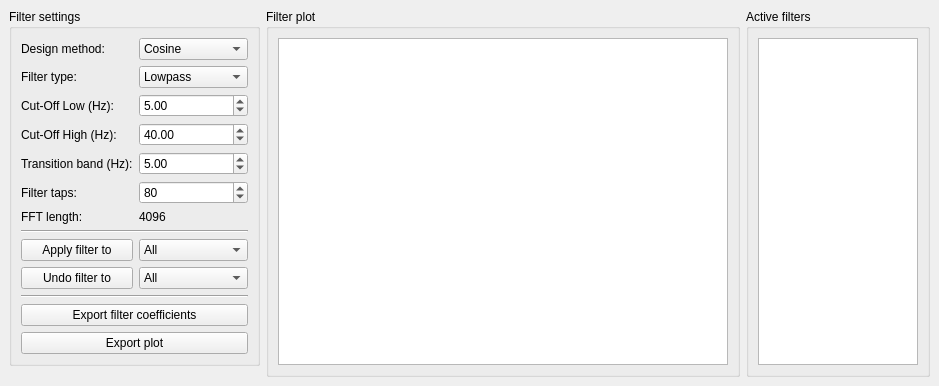
<?xml version="1.0" encoding="UTF-8"?>
<ui version="4.0">
 <class>FilterWindowDockWidget</class>
 <widget class="QDockWidget" name="FilterWindowDockWidget">
  <property name="geometry">
   <rect>
    <x>0</x>
    <y>0</y>
    <width>909</width>
    <height>386</height>
   </rect>
  </property>
  <property name="allowedAreas">
   <set>Qt::BottomDockWidgetArea|Qt::TopDockWidgetArea</set>
  </property>
  <property name="windowTitle">
   <string>Filter</string>
  </property>
  <widget class="QWidget" name="dockWidgetContents">
   <layout class="QVBoxLayout" name="verticalLayout_2">
    <item>
     <layout class="QGridLayout" name="gridLayout_4">
      <property name="topMargin">
       <number>0</number>
      </property>
      <item row="0" column="0">
       <widget class="QGroupBox" name="m_groupBox_filterSettings">
        <property name="sizePolicy">
         <sizepolicy hsizetype="Fixed" vsizetype="Fixed">
          <horstretch>0</horstretch>
          <verstretch>0</verstretch>
         </sizepolicy>
        </property>
        <property name="minimumSize">
         <size>
          <width>0</width>
          <height>0</height>
         </size>
        </property>
        <property name="maximumSize">
         <size>
          <width>16777215</width>
          <height>16777215</height>
         </size>
        </property>
        <property name="title">
         <string>Filter settings</string>
        </property>
        <layout class="QGridLayout" name="gridLayout">
         <item row="0" column="0">
          <layout class="QGridLayout" name="gridLayout_3">
           <property name="leftMargin">
            <number>0</number>
           </property>
           <property name="topMargin">
            <number>0</number>
           </property>
           <property name="rightMargin">
            <number>0</number>
           </property>
           <property name="verticalSpacing">
            <number>6</number>
           </property>
           <item row="3" column="1">
            <widget class="QDoubleSpinBox" name="m_doubleSpinBox_highpass">
             <property name="maximum">
              <double>999.000000000000000</double>
             </property>
             <property name="singleStep">
              <double>1.000000000000000</double>
             </property>
             <property name="value">
              <double>40.000000000000000</double>
             </property>
            </widget>
           </item>
           <item row="1" column="1">
            <widget class="QComboBox" name="m_comboBox_filterType">
             <property name="sizePolicy">
              <sizepolicy hsizetype="Preferred" vsizetype="Fixed">
               <horstretch>0</horstretch>
               <verstretch>0</verstretch>
              </sizepolicy>
             </property>
             <item>
              <property name="text">
               <string>Lowpass</string>
              </property>
             </item>
             <item>
              <property name="text">
               <string>Highpass</string>
              </property>
             </item>
             <item>
              <property name="text">
               <string>Bandpass</string>
              </property>
             </item>
             <item>
              <property name="text">
               <string>Bandstop</string>
              </property>
             </item>
            </widget>
           </item>
           <item row="4" column="0">
            <widget class="QLabel" name="m_label_transitionBand">
             <property name="text">
              <string>Transition band (Hz):</string>
             </property>
            </widget>
           </item>
           <item row="4" column="1">
            <widget class="QDoubleSpinBox" name="m_doubleSpinBox_transitionband">
             <property name="maximum">
              <double>999.000000000000000</double>
             </property>
             <property name="singleStep">
              <double>1.000000000000000</double>
             </property>
             <property name="value">
              <double>5.000000000000000</double>
             </property>
            </widget>
           </item>
           <item row="1" column="0">
            <widget class="QLabel" name="m_label_filterType">
             <property name="text">
              <string>Filter type:</string>
             </property>
            </widget>
           </item>
           <item row="2" column="1">
            <widget class="QDoubleSpinBox" name="m_doubleSpinBox_lowpass">
             <property name="maximum">
              <double>999.000000000000000</double>
             </property>
             <property name="singleStep">
              <double>1.000000000000000</double>
             </property>
             <property name="value">
              <double>5.000000000000000</double>
             </property>
            </widget>
           </item>
           <item row="9" column="1">
            <widget class="QComboBox" name="m_comboBox_filterUndoTo">
             <item>
              <property name="text">
               <string>All</string>
              </property>
             </item>
             <item>
              <property name="text">
               <string>MEG</string>
              </property>
             </item>
             <item>
              <property name="text">
               <string>EEG</string>
              </property>
             </item>
             <item>
              <property name="text">
               <string>ECG</string>
              </property>
             </item>
             <item>
              <property name="text">
               <string>EOG</string>
              </property>
             </item>
             <item>
              <property name="text">
               <string>EMG</string>
              </property>
             </item>
            </widget>
           </item>
           <item row="9" column="0">
            <widget class="QPushButton" name="m_pushButton_undoFiltering">
             <property name="sizePolicy">
              <sizepolicy hsizetype="Preferred" vsizetype="Fixed">
               <horstretch>0</horstretch>
               <verstretch>0</verstretch>
              </sizepolicy>
             </property>
             <property name="text">
              <string>Undo filter to</string>
             </property>
            </widget>
           </item>
           <item row="3" column="0">
            <widget class="QLabel" name="m_label_highpass">
             <property name="text">
              <string>Cut-Off High (Hz):</string>
             </property>
            </widget>
           </item>
           <item row="12" column="0" colspan="2">
            <widget class="QPushButton" name="m_pushButton_exportPlot">
             <property name="text">
              <string>Export plot</string>
             </property>
            </widget>
           </item>
           <item row="11" column="0" colspan="2">
            <widget class="QPushButton" name="m_pushButton_exportFilter">
             <property name="text">
              <string>Export filter coefficients</string>
             </property>
            </widget>
           </item>
           <item row="8" column="1">
            <widget class="QComboBox" name="m_comboBox_filterApplyTo">
             <item>
              <property name="text">
               <string>All</string>
              </property>
             </item>
             <item>
              <property name="text">
               <string>MEG</string>
              </property>
             </item>
             <item>
              <property name="text">
               <string>EEG</string>
              </property>
             </item>
             <item>
              <property name="text">
               <string>ECG</string>
              </property>
             </item>
             <item>
              <property name="text">
               <string>EOG</string>
              </property>
             </item>
             <item>
              <property name="text">
               <string>EMG</string>
              </property>
             </item>
            </widget>
           </item>
           <item row="8" column="0">
            <widget class="QPushButton" name="m_pushButton_applyFilter">
             <property name="sizePolicy">
              <sizepolicy hsizetype="Preferred" vsizetype="Fixed">
               <horstretch>0</horstretch>
               <verstretch>0</verstretch>
              </sizepolicy>
             </property>
             <property name="text">
              <string>Apply filter to</string>
             </property>
            </widget>
           </item>
           <item row="10" column="0" colspan="2">
            <widget class="Line" name="line_2">
             <property name="orientation">
              <enum>Qt::Horizontal</enum>
             </property>
            </widget>
           </item>
           <item row="2" column="0">
            <widget class="QLabel" name="m_label_lowpass">
             <property name="text">
              <string>Cut-Off Low (Hz):</string>
             </property>
            </widget>
           </item>
           <item row="6" column="0">
            <widget class="QLabel" name="label_2">
             <property name="text">
              <string>FFT length:</string>
             </property>
            </widget>
           </item>
           <item row="7" column="0" colspan="2">
            <widget class="Line" name="line">
             <property name="orientation">
              <enum>Qt::Horizontal</enum>
             </property>
            </widget>
           </item>
           <item row="6" column="1">
            <widget class="QLabel" name="m_label_fftLength">
             <property name="text">
              <string>4096</string>
             </property>
            </widget>
           </item>
           <item row="5" column="1">
            <widget class="QSpinBox" name="m_spinBox_filterTaps">
             <property name="minimum">
              <number>9</number>
             </property>
             <property name="maximum">
              <number>256</number>
             </property>
             <property name="value">
              <number>80</number>
             </property>
            </widget>
           </item>
           <item row="5" column="0">
            <widget class="QLabel" name="m_label_filterTaps">
             <property name="text">
              <string>Filter taps:</string>
             </property>
            </widget>
           </item>
           <item row="0" column="1">
            <widget class="QComboBox" name="m_comboBox_designMethod">
             <item>
              <property name="text">
               <string>Cosine</string>
              </property>
             </item>
             <item>
              <property name="text">
               <string>Tschebyscheff</string>
              </property>
             </item>
             <item>
              <property name="text">
               <string>Butterworth</string>
              </property>
             </item>
            </widget>
           </item>
           <item row="0" column="0">
            <widget class="QLabel" name="m_label_designMethod">
             <property name="text">
              <string>Design method:</string>
             </property>
            </widget>
           </item>
          </layout>
         </item>
        </layout>
       </widget>
      </item>
      <item row="1" column="0">
       <spacer name="verticalSpacer">
        <property name="orientation">
         <enum>Qt::Vertical</enum>
        </property>
        <property name="sizeHint" stdset="0">
         <size>
          <width>20</width>
          <height>40</height>
         </size>
        </property>
       </spacer>
      </item>
      <item row="0" column="1" rowspan="2">
       <widget class="QGroupBox" name="m_groupBox_filterPlot">
        <property name="sizePolicy">
         <sizepolicy hsizetype="Expanding" vsizetype="Expanding">
          <horstretch>0</horstretch>
          <verstretch>0</verstretch>
         </sizepolicy>
        </property>
        <property name="minimumSize">
         <size>
          <width>0</width>
          <height>0</height>
         </size>
        </property>
        <property name="maximumSize">
         <size>
          <width>16777215</width>
          <height>16777215</height>
         </size>
        </property>
        <property name="title">
         <string>Filter plot</string>
        </property>
        <layout class="QHBoxLayout" name="horizontalLayout">
         <item>
          <widget class="QGraphicsView" name="m_graphicsView_filterPlot">
           <property name="sizePolicy">
            <sizepolicy hsizetype="Expanding" vsizetype="Expanding">
             <horstretch>0</horstretch>
             <verstretch>0</verstretch>
            </sizepolicy>
           </property>
           <property name="minimumSize">
            <size>
             <width>450</width>
             <height>0</height>
            </size>
           </property>
          </widget>
         </item>
        </layout>
       </widget>
      </item>
      <item row="0" column="2" rowspan="2">
       <widget class="QGroupBox" name="m_groupBox_activeFilters">
        <property name="sizePolicy">
         <sizepolicy hsizetype="Preferred" vsizetype="Preferred">
          <horstretch>0</horstretch>
          <verstretch>0</verstretch>
         </sizepolicy>
        </property>
        <property name="title">
         <string>Active filters</string>
        </property>
        <layout class="QVBoxLayout" name="verticalLayout">
         <item>
          <widget class="QTableView" name="m_tableView_activeFilters">
           <property name="sizePolicy">
            <sizepolicy hsizetype="Minimum" vsizetype="Preferred">
             <horstretch>0</horstretch>
             <verstretch>0</verstretch>
            </sizepolicy>
           </property>
           <property name="minimumSize">
            <size>
             <width>160</width>
             <height>0</height>
            </size>
           </property>
           <property name="maximumSize">
            <size>
             <width>250</width>
             <height>16777215</height>
            </size>
           </property>
          </widget>
         </item>
        </layout>
       </widget>
      </item>
     </layout>
    </item>
   </layout>
  </widget>
 </widget>
 <tabstops>
  <tabstop>m_comboBox_designMethod</tabstop>
  <tabstop>m_comboBox_filterType</tabstop>
  <tabstop>m_doubleSpinBox_lowpass</tabstop>
  <tabstop>m_doubleSpinBox_highpass</tabstop>
  <tabstop>m_doubleSpinBox_transitionband</tabstop>
  <tabstop>m_spinBox_filterTaps</tabstop>
  <tabstop>m_comboBox_filterApplyTo</tabstop>
  <tabstop>m_pushButton_applyFilter</tabstop>
  <tabstop>m_comboBox_filterUndoTo</tabstop>
  <tabstop>m_pushButton_undoFiltering</tabstop>
  <tabstop>m_pushButton_exportFilter</tabstop>
  <tabstop>m_pushButton_exportPlot</tabstop>
  <tabstop>m_graphicsView_filterPlot</tabstop>
  <tabstop>m_tableView_activeFilters</tabstop>
 </tabstops>
 <resources/>
 <connections/>
</ui>
